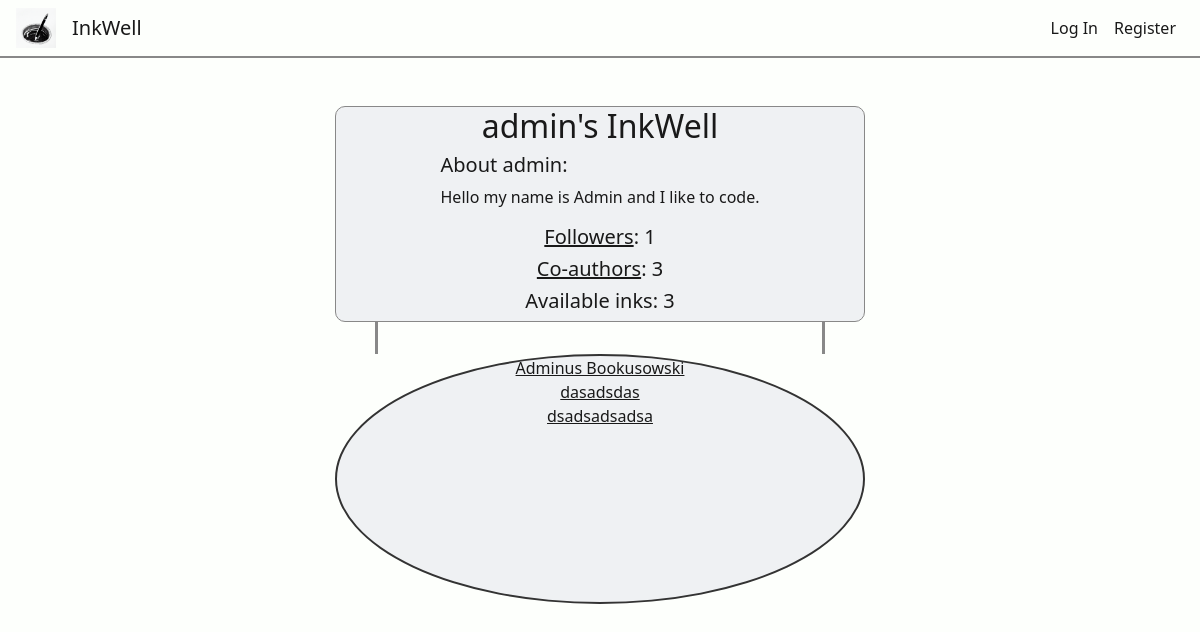
The app's page /well/admin with its own data.
### inkwell/models.py (models this page shows, shortened)
class User(AbstractUser):
    about = models.CharField(max_length=250, default="")
    profilePicture = models.ImageField(upload_to='', blank=True, null=True)
    YourCoAuthorRequests = models.PositiveIntegerField(default=0) # Amount of co-author requests the author made to other inks that were accepted
    @property
    def acceptedCoAuthorRequests(self): # Amount of accepted co-author requests the author got from other authors
        acar = Ink.objects.filter(inkOwner=self).exclude(coAuthors=None).values_list('coAuthors', flat=True)
        return acar.count()
    @property
    def followers(self):
        f = Follow.objects.filter(followee=self)
        return f.count()
    def __str__(self):
        return f"{self.username}"

class Ink(models.Model):
    wellOrigin = models.ForeignKey(Well, on_delete=models.CASCADE, related_name="well_pk", default="")
    inkOwner = models.ForeignKey(User, on_delete=models.CASCADE, related_name="ink_owner", default="")
    coAuthors = models.ManyToManyField(User, related_name="CoAuthors", blank=True)
    privateStatus = models.BooleanField(default=False)
    updateStatus = models.BooleanField(default=False) # If the Ink is edited at least once, this changes to true
    ink_following = models.ManyToManyField(User, related_name="ink_following", blank=True)
    genre = models.CharField(max_length=64, default="")
    tags = models.ManyToManyField(Tag, related_name="tags", blank=True)
    description = models.CharField(max_length=500, default="")
    title = models.CharField(max_length=64, default="")
    content = models.TextField()
    views = models.PositiveBigIntegerField(default=0)
    creation_date = models.DateTimeField(default=timezone.now, editable=False)

### inkwell/views.py (the view)
# urls.py: path('well/<str:username>', views.well, name='well'),
def well(request, username):
    followCheck = False
    wellOwner = User.objects.get(username=username)
    if request.user.is_authenticated:
        current_user = User.objects.get(pk=request.user.pk)
        if Follow.objects.filter(follower=current_user, followee=wellOwner):
            followCheck = True
    inks = Ink.objects.filter(inkOwner=wellOwner.pk)
    followers = wellOwner.followers
    co_authors = wellOwner.acceptedCoAuthorRequests
    return render(request, "inkwell/well.html", {
        "wellOwner": wellOwner,
        "inks": inks,
        "followers": followers,
        "ink_number": len(inks),
        "coAuthors": co_authors,
        "followCheck": followCheck,
        "title": f"{wellOwner}'s InkWell"
    })

### inkwell/templates/inkwell/well.html (shortened to what this page needs)
{% extends "inkwell/layout.html" %}
{% block body %}
<div class="well-col disFdirColAliCen mt-5">
    <div class="well-banner disFdirColAliCen">
        <h2 class="text-center" id="well-username" data-name="{{ wellOwner }}">{{ wellOwner }}'s InkWell</h2>
        <div class="profileAboutMe">
            <h5>About {{ wellOwner }}:</h5>
            <p>{{ wellOwner.about }}</p>
        </div>
        <h5><a href="{% url 'followers' username=wellOwner %}">Followers</a>: {{ followers }}</h5>
        <h5><a href="{% url 'coauthors' username=wellOwner %}">Co-authors</a>: {{ coAuthors }}</h5>
        <h5>Available inks: {{ ink_number }}</h5>
    </div>
    <div class="wellUnderBanner disFdirColAliCen">
        <div class="buttonsInUnderBanner">
        </div>
    </div>
    <div class="well" id="well">
        <div class="inksInWell disFdirColAliCen">
            {% for ink in inks %}
                <a href="{% url 'ink_view' inkID=ink.id %}">{{ink.title}}</a>
            {% endfor %}
        </div>
    </div>
</div>
{% endblock %}

### inkwell/static/inkwell/styles.css (style rules this page uses)
:root { --black: #020202ff; --dark-green: #0d2818ff; --pakistan-green: #04471cff; --sea-green: #058c42ff; --malachite: #16db65ff; --coquelicot: #f15025ff; --white: #ffffffff; --platinum: #e6e8e6ff; --timberwolf: #ced0ceff; --eerie-black: #191919ff; --gunmetal: #223843ff; --antiflash-white: #eff1f3ff; --timberwolf: #dbd3d8ff; --desert-sand: #d8b4a0ff; --burnt-sienna: #d77a61ff; --baby-powder: #fdfffcff; --lapis-lazuli: #235789ff; --fire-engine-red: #c1292eff; --school-bus-yellow: #f1d302ff; --raisin-black: #161925ff; --primary-color: var(--antiflash-white); --secondary-color: var(--baby-powder); --background-color: var(--baby-powder); --text-color: var(--eerie-black); --border-color: #888888; }
p, a, h1, h2, h3, h4, h5, span { color: var(--text-color); }
body { background-color: var(--background-color); margin: 0; z-index: 0; }
.disFdirColAliCen { display: flex; flex-direction: column; align-items: center; }
@media (min-width: 531px) { .well-banner, .well { width: 530px; } }
@media (min-width: 531px) { .wellUnderBanner { width: 450px; } }
.well-col { width: auto; }
.well-banner { height: auto; border: 1.5px var(--border-color) solid; background-color: var(--primary-color); border-radius: 10px; }
.wellUnderBanner { height: auto; border-left: 3px var(--border-color) solid; border-right: 3px var(--border-color) solid; }
.buttonsInUnderBanner { padding: 1rem; }
.well { height: 250px; border: 2px solid #333; border-radius: 50%; background-color: var(--primary-color); }

### records on screen
User: username "admin", about "Hello my name is Admin and I like to code."
Ink: title "Adminus Bookusowski"
Ink: title "dasadsdas"
Ink: title "dsadsadsadsa"

### other values on screen
{{ followers }} "1"
{{ coAuthors }} "3"
{{ ink_number }} "3"
